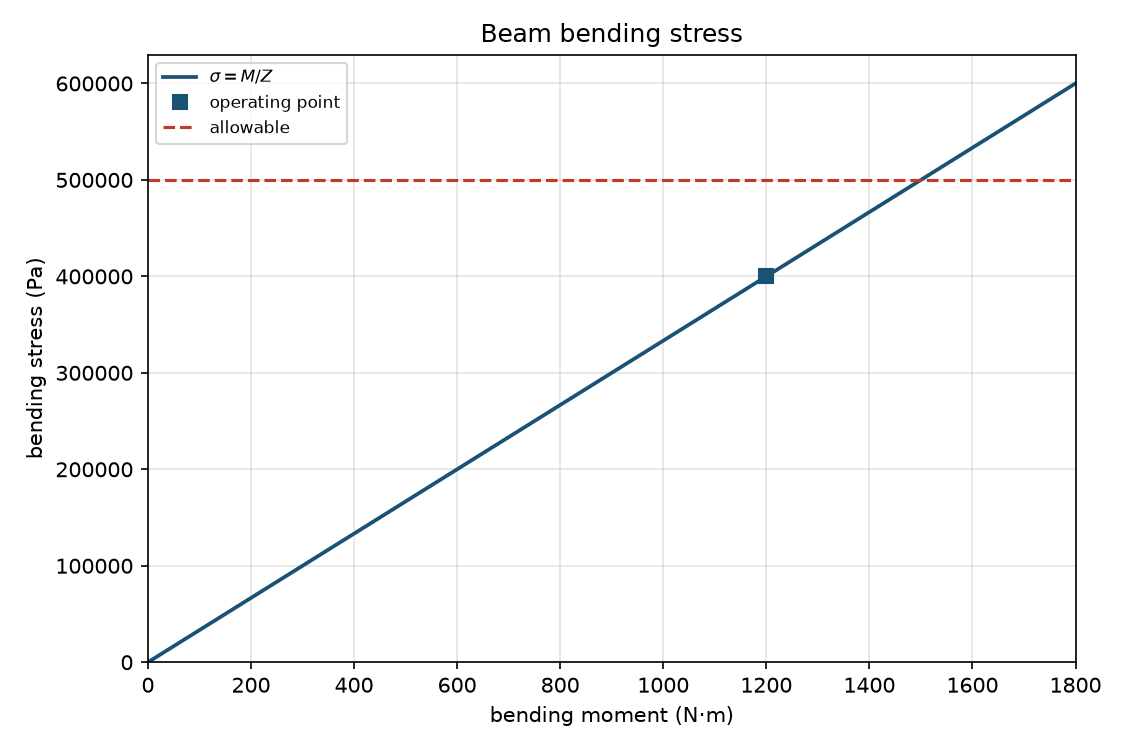

This figure's Python source:
#!/usr/bin/env python3
"""Pure elastic bending stress for a beam, spar, longeron, or boom.

beam_bending_stress is sigma = M/Z. beam_bending_stress_inertia is
sigma = M*c/I. section_modulus is Z = I/c. Optional margin_of_safety is
MS = allowable/sigma - 1 with bending stress as the design stress.
"""

from __future__ import annotations

import argparse
import math
import sys
import tempfile
from pathlib import Path

CHECK_TOL = 1e-9
PLOT_TITLE = "Beam bending stress"
PLOT_END_FACTOR = 1.5
N_CURVE = 201

SKILL_DIR = Path(__file__).resolve().parent

ASSUMPTIONS = (
    "elastic pure bending only; no axial force, shear, or torsion; "
    "plane sections remain plane; moment about a principal neutral axis; "
    "prismatic cross section at the station; "
    "beam_bending_stress sigma = M/Z; "
    "beam_bending_stress_inertia sigma = M*c/I; "
    "section_modulus Z = I/c; "
    "optional margin_of_safety MS = allowable/sigma - 1 with bending "
    "stress as the design stress; "
    "sigma is the extreme-fiber normal-stress magnitude; tension versus "
    "compression sign is left to the user; "
    "elastic (not plastic) section modulus"
)


def print_kv(key: str, value: object) -> None:
    if isinstance(value, float):
        text = f"{value:.8g}"
    else:
        text = str(value)
    print(f"{key}: {text}")


def close(actual: float, expected: float, tol: float = CHECK_TOL) -> bool:
    scale = max(abs(expected), 1.0)
    return abs(actual - expected) <= tol * scale


def require_positive(name: str, value: float) -> None:
    if not math.isfinite(value) or value <= 0.0:
        raise ValueError(f"{name} must be finite and > 0")


def section_modulus(inertia: float, fiber: float) -> float:
    """section_modulus: Z = I/c."""
    return inertia / fiber


def bending_stress(moment: float, modulus: float) -> float:
    """beam_bending_stress: sigma = M/Z."""
    return moment / modulus


def bending_stress_inertia(moment: float, fiber: float, inertia: float) -> float:
    """beam_bending_stress_inertia: sigma = M*c/I."""
    return moment * fiber / inertia


def margin_of_safety(allowable: float, design: float) -> float:
    """margin_of_safety: MS = allowable/design - 1."""
    return allowable / design - 1.0


def evaluate(
    moment: float,
    modulus: float | None,
    inertia: float | None,
    fiber: float | None,
    allowable: float | None,
) -> dict[str, float | str]:
    require_positive("bending moment", moment)
    has_z = modulus is not None
    has_i = inertia is not None
    has_c = fiber is not None
    if has_z and (has_i or has_c):
        raise ValueError(
            "pass --section-modulus, or --inertia with --fiber, not both"
        )
    if has_z:
        require_positive("section modulus", modulus)
        z = float(modulus)
        source = "section_modulus"
        sigma = bending_stress(moment, z)
        result: dict[str, float | str] = {
            "M_N_m": moment,
            "Z_m3": z,
            "sigma_Pa": sigma,
            "section_source": source,
        }
    elif has_i and has_c:
        require_positive("second moment of area", inertia)
        require_positive("fiber distance", fiber)
        z = section_modulus(float(inertia), float(fiber))
        sigma_i = bending_stress_inertia(moment, float(fiber), float(inertia))
        sigma = bending_stress(moment, z)
        if not close(sigma, sigma_i):
            raise ValueError("M/Z and M*c/I disagree")
        result = {
            "M_N_m": moment,
            "I_m4": float(inertia),
            "c_m": float(fiber),
            "Z_m3": z,
            "sigma_Pa": sigma,
            "section_source": "inertia",
        }
    else:
        raise ValueError(
            "requires --section-modulus, or both --inertia and --fiber"
        )
    if allowable is not None:
        require_positive("allowable stress", allowable)
        result["allowable_Pa"] = allowable
        result["margin_of_safety"] = margin_of_safety(allowable, float(result["sigma_Pa"]))
    return result


def linspace(start: float, stop: float, count: int) -> list[float]:
    if count == 1:
        return [start]
    step = (stop - start) / (count - 1)
    return [start + step * i for i in range(count)]


def ensure_matplotlib():
    try:
        import matplotlib

        if "matplotlib.pyplot" not in sys.modules:
            matplotlib.use("Agg")
        import matplotlib.pyplot as plt
    except ImportError as exc:
        raise ValueError("matplotlib is required to plot bending stress") from exc
    return plt


def write_plot(result: dict[str, float | str], out_path: Path) -> None:
    plt = ensure_matplotlib()
    moment = float(result["M_N_m"])
    modulus = float(result["Z_m3"])
    stress = float(result["sigma_Pa"])
    m_max = PLOT_END_FACTOR * moment
    moments = linspace(0.0, m_max, N_CURVE)
    stresses = [bending_stress(m, modulus) for m in moments]

    fig, ax = plt.subplots(1, 1, figsize=(7.5, 5.0))
    ax.plot(moments, stresses, color="#1a5276", linewidth=1.8, label=r"$\sigma = M/Z$")
    ax.plot(
        moment,
        stress,
        "s",
        color="#1a5276",
        markersize=7,
        zorder=5,
        label="operating point",
    )
    if "allowable_Pa" in result:
        ax.axhline(
            float(result["allowable_Pa"]),
            color="#c0392b",
            linestyle="--",
            linewidth=1.5,
            label="allowable",
        )
    ax.set_xlabel("bending moment (N·m)")
    ax.set_ylabel("bending stress (Pa)")
    ax.set_title(PLOT_TITLE)
    ax.grid(True, alpha=0.35)
    ax.legend(loc="best", fontsize=8)
    ax.set_xlim(0.0, m_max)
    ax.set_ylim(bottom=0.0)
    fig.tight_layout()
    out_path.parent.mkdir(parents=True, exist_ok=True)
    try:
        fig.savefig(out_path, dpi=150)
    except OSError as exc:
        plt.close(fig)
        raise ValueError(f"could not write the plot: {exc}") from exc
    plt.close(fig)


def emit(result: dict[str, float | str], graph: Path | None) -> None:
    print_kv("title", PLOT_TITLE)
    print_kv("assumptions", ASSUMPTIONS)
    print_kv("M_N_m", result["M_N_m"])
    if "I_m4" in result:
        print_kv("I_m4", result["I_m4"])
        print_kv("c_m", result["c_m"])
    print_kv("Z_m3", result["Z_m3"])
    print_kv("section_source", result["section_source"])
    print_kv("sigma_Pa", result["sigma_Pa"])
    if "allowable_Pa" in result:
        print_kv("allowable_Pa", result["allowable_Pa"])
        print_kv("margin_of_safety", result["margin_of_safety"])
    if graph is not None:
        print_kv("graph", str(graph))


def fail(message: str) -> int:
    print(f"CHECK FAIL: {message}", file=sys.stderr)
    return 1


def run_check() -> int:
    if not close(section_modulus(1.0, 1.0), 1.0):
        return fail("unit section modulus is not 1")
    if not close(bending_stress(1.0, 1.0), 1.0):
        return fail("unit M/Z is not 1")
    if not close(bending_stress_inertia(1.0, 1.0, 1.0), 1.0):
        return fail("unit M*c/I is not 1")

    # Report 82 spar sample: sb = M/Z = 856/1.16.
    if not close(bending_stress(856.0, 1.16), 856.0 / 1.16):
        return fail("Report 82 spar sample M/Z mismatch")

    # Z = I/c and M/Z = M*c/I on a consistent SI point.
    inertia = 9.0e-5
    fiber = 0.03
    moment = 1200.0
    z = section_modulus(inertia, fiber)
    if not close(z, 0.003):
        return fail(f"Z = {z}, expected 0.003")
    sigma_z = bending_stress(moment, z)
    sigma_i = bending_stress_inertia(moment, fiber, inertia)
    if not close(sigma_z, 4.0e5) or not close(sigma_i, 4.0e5):
        return fail("inertia and section-modulus stresses disagree")

    if not close(margin_of_safety(5.0e5, 4.0e5), 0.25):
        return fail("quarter margin is not 0.25")
    if not close(margin_of_safety(4.0e5, 4.0e5), 0.0):
        return fail("zero margin is not 0")

    from_z = evaluate(moment, z, None, None, 5.0e5)
    from_i = evaluate(moment, None, inertia, fiber, 5.0e5)
    if from_z["section_source"] != "section_modulus":
        return fail("section-modulus path did not set section_source")
    if from_i["section_source"] != "inertia":
        return fail("inertia path did not set section_source")
    if not close(float(from_z["sigma_Pa"]), float(from_i["sigma_Pa"])):
        return fail("evaluate paths disagree on stress")
    if not close(float(from_i["Z_m3"]), z):
        return fail("evaluate did not recover Z from I and c")
    if not close(float(from_z["margin_of_safety"]), 0.25):
        return fail("evaluate margin is not 0.25")

    try:
        evaluate(moment, z, inertia, fiber, None)
        return fail("both section paths were accepted")
    except ValueError:
        pass
    try:
        evaluate(moment, None, inertia, None, None)
        return fail("inertia without fiber was accepted")
    except ValueError:
        pass
    try:
        evaluate(0.0, z, None, None, None)
        return fail("zero moment was accepted")
    except ValueError:
        pass

    class _Capture:
        def __init__(self) -> None:
            self.parts: list[str] = []

        def write(self, text: str) -> None:
            self.parts.append(text)

        def flush(self) -> None:
            return None

    def capture(argv: list[str]) -> tuple[int, str, str]:
        out = _Capture()
        err = _Capture()
        old_out, old_err = sys.stdout, sys.stderr
        sys.stdout, sys.stderr = out, err
        try:
            code = main(argv)
        finally:
            sys.stdout, sys.stderr = old_out, old_err
        return code, "".join(out.parts), "".join(err.parts)

    with tempfile.TemporaryDirectory() as tmp:
        out = str(Path(tmp) / "bending.png")
        code, text, err = capture(
            [
                "--moment",
                "1200",
                "--section-modulus",
                "0.003",
                "--allowable",
                "500000",
                "--out",
                out,
            ]
        )
        if code != 0:
            return fail(f"main returned {code}: {err}")
        data = Path(out).read_bytes()
        if not data.startswith(b"\x89PNG"):
            return fail("run did not write a PNG")
        for key in (
            "title: Beam bending stress",
            "sigma_Pa:",
            "Z_m3:",
            "section_source: section_modulus",
            "margin_of_safety:",
            "graph:",
        ):
            if key not in text:
                return fail(f"stdout missing {key}")

        code, text, err = capture(
            [
                "--moment",
                "1200",
                "--inertia",
                "9e-5",
                "--fiber",
                "0.03",
                "--out",
                out,
            ]
        )
        if code != 0:
            return fail(f"inertia input returned {code}: {err}")
        if "section_source: inertia" not in text:
            return fail("inertia input did not print section_source")
        if "I_m4:" not in text or "c_m:" not in text:
            return fail("inertia input did not print I and c")
        if "margin_of_safety:" in text:
            return fail("run without allowable printed a margin")

        code, _text, err = capture(["--moment", "1200", "--section-modulus", "0.003", "--inertia", "9e-5"])
        if code != 2 or "not both" not in err:
            return fail("both section paths were accepted on the CLI")
        code, _text, err = capture(["--moment", "1200"])
        if code != 2:
            return fail("missing section was accepted")
        code, _text, _err = capture([])
        if code != 2:
            return fail("missing moment was accepted")

    print("check: pass")
    print_kv("sigma_Pa", from_i["sigma_Pa"])
    print_kv("Z_m3", from_i["Z_m3"])
    print_kv("margin_of_safety", from_i["margin_of_safety"])
    return 0


def parse_args(argv: list[str] | None = None) -> argparse.Namespace:
    parser = argparse.ArgumentParser(
        description=(
            "Pure elastic bending stress for a beam, spar, longeron, or boom, "
            "from moment and section modulus or second moment with fiber distance."
        )
    )
    parser.add_argument("--moment", type=float, default=None, help="bending moment M [N*m]")
    parser.add_argument(
        "--section-modulus",
        type=float,
        default=None,
        help="elastic section modulus Z [m^3]",
    )
    parser.add_argument(
        "--inertia",
        type=float,
        default=None,
        help="second moment of area I [m^4]",
    )
    parser.add_argument(
        "--fiber",
        type=float,
        default=None,
        help="distance from neutral axis to extreme fiber c [m]",
    )
    parser.add_argument(
        "--allowable",
        type=float,
        default=None,
        help="allowable stress [Pa]",
    )
    parser.add_argument("--out", type=str, default=None, help="optional PNG path")
    parser.add_argument("--check", action="store_true", help="run built-in consistency checks")
    return parser.parse_args(argv)


def main(argv: list[str] | None = None) -> int:
    args = parse_args(argv)
    if args.check:
        return run_check()

    if args.moment is None:
        print(
            "error: requires --moment and either --section-modulus or "
            "--inertia with --fiber",
            file=sys.stderr,
        )
        return 2

    try:
        result = evaluate(
            args.moment,
            args.section_modulus,
            args.inertia,
            args.fiber,
            args.allowable,
        )
    except ValueError as exc:
        print(f"error: {exc}", file=sys.stderr)
        return 2

    graph: Path | None = None
    if args.out is not None:
        out_path = Path(args.out).resolve()
        try:
            write_plot(result, out_path)
        except ValueError as exc:
            print(f"error: {exc}", file=sys.stderr)
            return 2
        graph = out_path

    emit(result, graph)
    return 0


if __name__ == "__main__":
    sys.exit(main())
